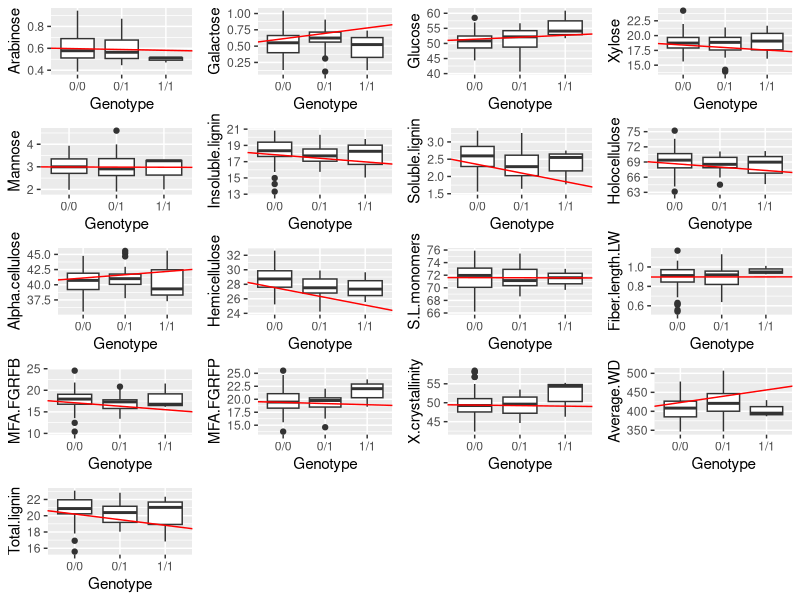

This chart was generated by the following R code:
################################################################################
# For one genetic variant, we want to plot phenotypic measurments for 17 wood
# property traits in function of three possible genotypes, homozygous for the
# reference allele, heterozygous, and homozygous for the alternative
# allele (a.k.a the genetic variant).
# For this, we will merge the phenotypic and genotypic data.
# Then, perform linear regression models.
# And finally, plot the results.
# Such a task has been accomplished by a R newbie in the following code.
# Can you see coding improvements to make in order to perform the required tasks 
# in a proper R manner?
################################################################################

library(ggplot2)
library(stringr)
library(ggpubr)

## Load the data
phenotype_table = read.csv("../data/phenotypic_data.csv",
                           sep = ",", header = T, dec = ".")

genotype_table = read.csv("../data/genotypic_data.csv", 
                    header = TRUE, sep = ",", check.names = FALSE, 
                    stringsAsFactors = FALSE)

## Create a new table by merging the phenotype and genotype tables

# Can the following for loop be replaced by a more R-esque way of doing things?
# Using apply functions for example?

count = 0
# For each line in phenotype table
for (i in 1:nrow(phenotype_table)){
  # Get id name
  id = phenotype_table[i, 1]
  # Get genotype information in the genotype table from id name
  line_number = grep(id, genotype_table$Id)
  # If the id from the phenotype table was found in the genotype table...
  if (!length(line_number) == 0){
    # ...only get the information of interest from the genotype table
    line = genotype_table[line_number, 2]
    genotype = str_split(line, ":")
    genotype = genotype[[1]][1]
    # Concatenate information from the phenotype and genotype tables
    new_line = cbind(phenotype_table[i,], genotype)
    # If it is the first line just create a new vector
    if (count == 0){
      new_df = new_line
    # If it is not the first line add to already created rows
    } else {
      new_df = rbind(new_df, new_line)
    }
    count = count + 1
  }
} 

# Reorganize columns
final_df = cbind(new_df$IDs, new_df$genotype, new_df[, 2:18])

# Change column names
colnames(final_df) = c("ids",
                       "Genotype",
                       "Arabinose",
                       "Galactose",
                       "Glucose",
                       "Xylose", 
                       "Mannose",
                       "Insoluble.lignin",
                       "Soluble.lignin",
                       "Holocellulose",
                       "Alpha.cellulose",
                       "Hemicellulose",
                       "S.L.monomers",
                       "Fiber.length.LW",
                       "MFA.FGRFB",
                       "MFA.FGRFP",
                       "X.crystallinity",
                       "Average.WD",
                       "Total.lignin" )

# Remove unknown genotypes and change genotype names
final_df = final_df[final_df$Genotype != "./.", ]
final_df$Genotype = as.character(final_df$Genotype)
final_df[final_df$Genotype == "1/0", 2] = "0/1"

## Output boxplots

# Can this for loop can also be replaced or improved to be cleaner and more code
# efficient?
# In addition, is there a more efficient way of dealing with variable names
# containing variables? Or can you see a way of avoiding them all together? 

# For a sequence number corresponding to the number of phenotypic traits analyzed
for (i in 3:19){
  # Create a variable name containing the current iteration number of the for loop
  reg_name = paste("reg", i, sep = "")
  # Perform a linear regression between the three genotypes and a phenotypic trait
  reg = lm(final_df[[i]] ~ final_df$Genotype)
  # Give the variable name with the current iteration number to the linear regression object
  assign(reg_name, reg)
  # Create a variable name containing the current iteration number of the for loop
  plot_name = paste("p", i, sep = "")
  # Get the name of the phenotypic trait currently analyzed
  col_name = colnames(final_df[i])
  # Plot the genotypes against the data for the currently analyzed phenotypic trait
  plot = ggplot(data = final_df,
                aes_string(x = "Genotype",
                    y = col_name)) +
    geom_boxplot() +
    geom_abline(slope = coef(eval(as.name(reg_name)))[[2]], 
                intercept = coef(eval(as.name(reg_name)))[[1]],
                colour = "red") +
    ylab(colnames(final_df[i]))
  # Give the variable name with the current iteration number to the plot object
  assign(plot_name, plot)
}

# Organize all plots in a single figure
ggarrange(p3, p4, p5, p6, p7, p8, p9, p10, p11, p12, p13, p14, p15,
          p16, p17, p18, p19, nrow = 5, ncol = 4)

# Last question: why is R such a horrible programming language?
